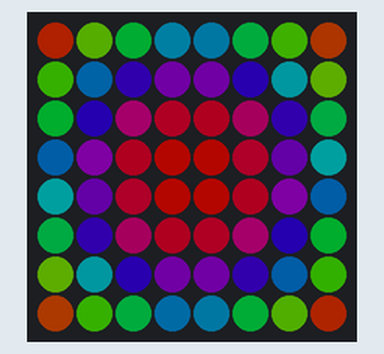
Bench run of a sketch on a simulated Arduino Uno, built with avr-gcc and run on an emulated ATmega328P. Parts: 8×8 RGB LED matrix (first LED top left, wired row by row). Dim RGB values are drawn brighter than linear; what the sketch prints to the serial monitor is not drawn.

Above: at 0.16 s.
At 3.8 s:
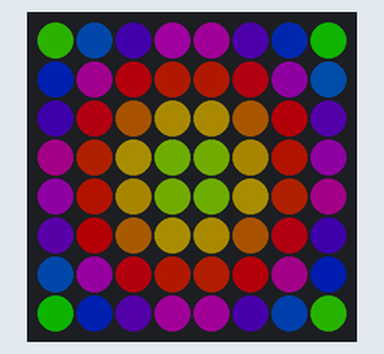
At 7.13 s:
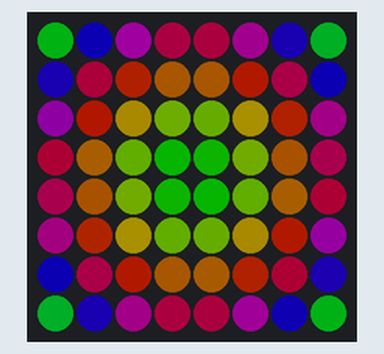
At 14.11 s:
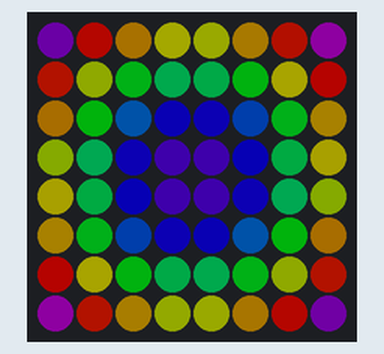
At 21.09 s:
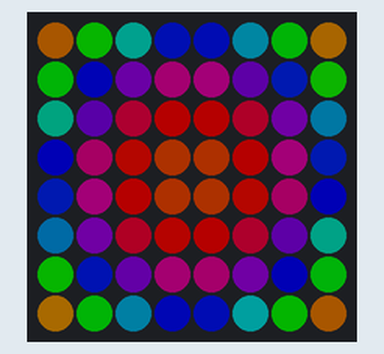
At 28.06 s:
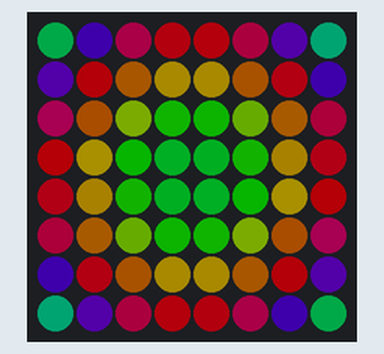

The sketch:

3__animation.ino
```cpp
#include <FastLED.h>

#define LED_PIN  3

#define COLOR_ORDER GRB


#define CHIPSET     WS2811

#define BRIGHTNESS 64

CRGB branco = CRGB ( 255, 255, 255);

CRGB vermelho = CRGB ( 255, 0, 0);

const uint8_t kMatrixWidth = 8;
const uint8_t kMatrixHeight = 8;


const bool    kMatrixSerpentineLayout = false;
const bool    kMatrixVertical = false;


uint16_t XY( uint8_t x, uint8_t y)
{
  uint16_t i;

  if( kMatrixSerpentineLayout == false) {
    if (kMatrixVertical == false) {
      i = (y * kMatrixWidth) + x;
    } else {
      i = kMatrixHeight * (kMatrixWidth - (x+1))+y;
    }
  }

  if( kMatrixSerpentineLayout == true) {
    if (kMatrixVertical == false) {
      if( y & 0x01) {
        // Odd rows run backwards
        uint8_t reverseX = (kMatrixWidth - 1) - x;
        i = (y * kMatrixWidth) + reverseX;
      } else {
        // Even rows run forwards
        i = (y * kMatrixWidth) + x;
      }
    } else { // vertical positioning
      if ( x & 0x01) {
        i = kMatrixHeight * (kMatrixWidth - (x+1))+y;
      } else {
        i = kMatrixHeight * (kMatrixWidth - x) - (y+1);
      }
    }
  }

  return i;
}

#define NUM_LEDS (kMatrixWidth * kMatrixHeight)
CRGB leds_plus_safety_pixel[ NUM_LEDS + 1];
CRGB* const leds( leds_plus_safety_pixel + 1);

uint16_t XYsafe( uint8_t x, uint8_t y)
{
  if( x >= kMatrixWidth) return -1;
  if( y >= kMatrixHeight) return -1;
  return XY(x,y);
}


void loop()
{
    Serial.println(millis()%255);

    for( int x = 0; x < 8; x++){
      for( int y = 0; y < 8; y++){
        uint8_t corazul = 0;
        uint8_t corred = millis()%255;
        uint8_t corverde = 0;
        uint8_t cor = millis()%255 - ((x-3.5) * (x-3.5) + (y-3.5) * (y-3.5)) * 10 + 5;
        leds[XY(x, y)] = CHSV ( cor, 255, 255);
      }
    }
    FastLED.show();

}


void setup() {
  Serial.begin(9600);
  FastLED.addLeds<CHIPSET, LED_PIN, COLOR_ORDER>(leds, NUM_LEDS).setCorrection(TypicalSMD5050);
  FastLED.setBrightness( BRIGHTNESS );
}
```
